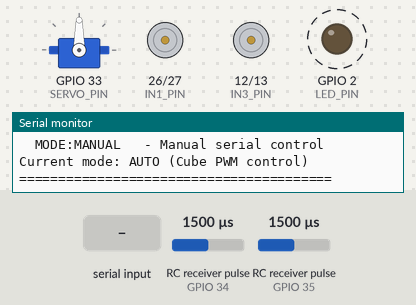
Simulated run of this program. Board: ESP32. On the bench: servo, motor-driver pin pairs drawn as motors (green arrow = first pin HIGH = forward, orange = second pin HIGH = backward, longer = more drive, scaled by the enable pin), output pins drawn as LEDs (lit = HIGH), the last lines printed to the serial monitor. Wiring (inferred from the names in the program): 2 × RC receiver channel: data GPIO 34 / data GPIO 35. Dashed ring = blinking. Inputs (shaded band) come from the test bench; at power-on: RC receiver pulse (sensors on GPIO 34, GPIO 35) 1500 µs.

Above: at 1.3 s.
1.4 s: RC receiver pulse (sensor on GPIO 34) set to 1020 µs
At 1.8 s:
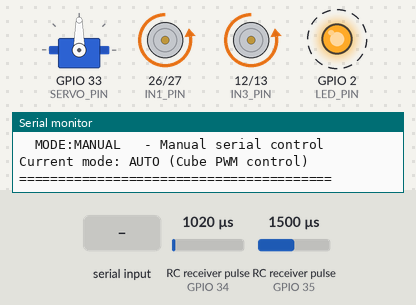
4.4 s: RC receiver pulse (sensor on GPIO 35) set to 1020 µs
At 4.9 s:
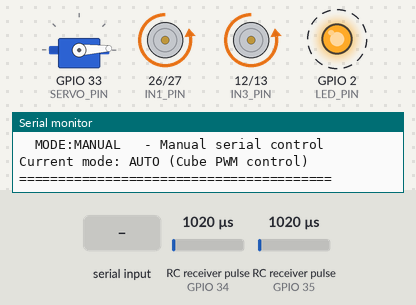
7.4 s: "STOP\n" received over Serial
10.4 s: "MODE:MANUAL\n" received over Serial
At 10.9 s:
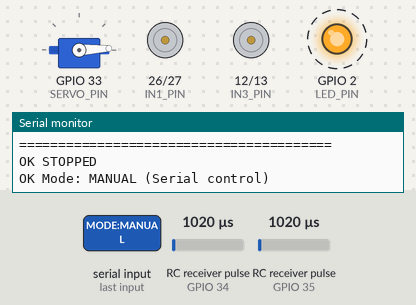
13.4 s: "M1:90\n" received over Serial
At 13.9 s:
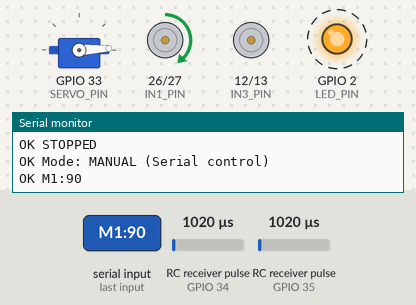
16.4 s: "CENTER\n" received over Serial
At 16.9 s:
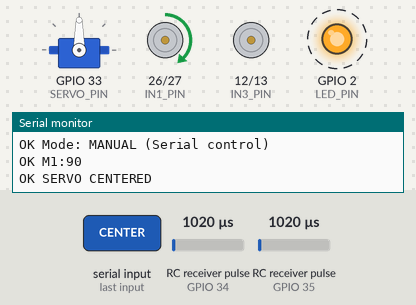
Timing chart, 0 to 20.4 s (numbered marks = the images above; inputs shaded):
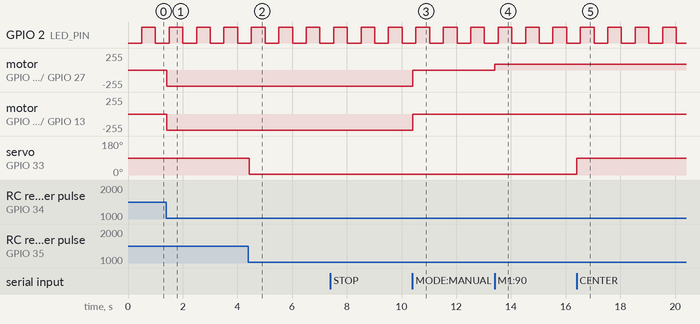

Measured:
- after the input at 1.4 s, motor on GPIO 26 (IN1_PIN) / GPIO 27 (IN2_PIN), motor on GPIO 12 (IN3_PIN) / GPIO 13 (IN4_PIN): stopped → backward 243/255 at once
- after the input at 4.4 s, servo on GPIO 33 (SERVO_PIN): 90° → 3° at once
- after the input at 10.4 s, motor on GPIO 26 (IN1_PIN) / GPIO 27 (IN2_PIN), motor on GPIO 12 (IN3_PIN) / GPIO 13 (IN4_PIN): backward 243/255 → stopped at once
- after the input at 13.4 s, motor on GPIO 26 (IN1_PIN) / GPIO 27 (IN2_PIN): stopped → forward 90/255 at once
- after the input at 16.4 s, servo on GPIO 33 (SERVO_PIN): 3° → 90° at once
- by itself, GPIO 2 (LED_PIN): alternates HIGH for 0.50 s and LOW for 0.50 s

The program:

main.cpp
```cpp
/*
 * WyzeCar Motor Control - ESP32 WROOM + L298N + Servo + Cube Orange Plus
 *
 * This firmware reads PWM throttle/steering signals from Cube Orange Plus and
 * controls the L298N motor driver and steering servo accordingly. It also
 * accepts serial commands for manual testing.
 *
 * Operation Modes:
 *   1. AUTO: Cube Orange Plus PWM input controls motors/servo (ArduRover)
 *   2. MANUAL: Serial commands control motors/servo (for testing)
 *
 * Serial Protocol:
 *   M1:<speed>    - Set Motor 1 speed (-255 to 255)
 *   M2:<speed>    - Set Motor 2 speed (-255 to 255)
 *   SERVO:<angle> - Set servo angle (0 to 180)
 *   STOP          - Stop both motors
 *   STATUS        - Get current motor/servo status
 *   MODE:AUTO     - Switch to autopilot mode
 *   MODE:MANUAL   - Switch to manual mode
 *
 * PWM Input (from Cube):
 *   Throttle: 1000us = Full Reverse, 1500us = Stop, 2000us = Full Forward
 *   Steering: 1000us = Full Left, 1500us = Center, 2000us = Full Right
 */

#include <Arduino.h>
#include <ESP32Servo.h>

// ============================================================================
// PIN DEFINITIONS - ESP32 WROOM
// ============================================================================

// L298N Motor Driver Pins
// Motor 1 (Left)
#define ENA_PIN  25   // PWM Enable for Motor 1
#define IN1_PIN  26   // Motor 1 Direction
#define IN2_PIN  27   // Motor 1 Direction

// Motor 2 (Right)
#define ENB_PIN  14   // PWM Enable for Motor 2
#define IN3_PIN  12   // Motor 2 Direction
#define IN4_PIN  13   // Motor 2 Direction

// Steering Servo Pin (Hitec HS-85MG)
#define SERVO_PIN  33  // GPIO33 for servo PWM

// Cube Orange Plus PWM Inputs
#define THROTTLE_PWM_PIN  34  // GPIO34 (input only) - Throttle channel
#define STEERING_PWM_PIN  35  // GPIO35 (input only) - Steering channel

// Status LED (built-in on most ESP32 boards)
#define LED_PIN  2

// ============================================================================
// LEDC PWM CONFIGURATION (for motors)
// ============================================================================

#define PWM_FREQ       5000   // 5 kHz PWM frequency
#define PWM_RESOLUTION 8      // 8-bit resolution (0-255)
#define PWM_CHANNEL_A  0      // LEDC channel for Motor 1
#define PWM_CHANNEL_B  1      // LEDC channel for Motor 2

// ============================================================================
// SERVO CONFIGURATION
// ============================================================================

#define SERVO_MIN_ANGLE  0    // Minimum servo angle (full left)
#define SERVO_MAX_ANGLE  180  // Maximum servo angle (full right)
#define SERVO_CENTER     90   // Center position

// Servo PWM pulse widths (microseconds)
#define SERVO_PWM_MIN    1300  // Minimum pulse width (full left)
#define SERVO_PWM_CENTER 1500  // Center pulse width (neutral)
#define SERVO_PWM_MAX    1700  // Maximum pulse width (full right)

// ============================================================================
// PWM INPUT CONFIGURATION
// ============================================================================

#define PWM_MIN_US     1000   // Minimum pulse width (full reverse/left)
#define PWM_MID_US     1500   // Neutral (stop/center)
#define PWM_MAX_US     2000   // Maximum pulse width (full forward/right)
#define PWM_DEADBAND   50     // Deadband around neutral (+/- microseconds)
#define PWM_TIMEOUT_MS 500    // Signal lost timeout

// ============================================================================
// GLOBAL VARIABLES
// ============================================================================

// Motor state
volatile int motor1Speed = 0;
volatile int motor2Speed = 0;

// Servo state
Servo steeringServo;
volatile int servoAngle = SERVO_CENTER;

// Throttle PWM input measurement (using interrupts)
volatile unsigned long throttlePwmRiseTime = 0;
volatile unsigned long throttlePwmPulseWidth = 0;
volatile unsigned long lastThrottlePwmUpdate = 0;
volatile bool newThrottlePwmData = false;

// Steering PWM input measurement (using interrupts)
volatile unsigned long steeringPwmRiseTime = 0;
volatile unsigned long steeringPwmPulseWidth = 0;
volatile unsigned long lastSteeringPwmUpdate = 0;
volatile bool newSteeringPwmData = false;

// Operating mode
enum OperatingMode { MODE_MANUAL, MODE_AUTO };
volatile OperatingMode currentMode = MODE_AUTO;

// ============================================================================
// FUNCTION PROTOTYPES
// ============================================================================

void setupMotorPins();
void setupServoPins();
void setupPwmInput();
void setMotor1(int speed);
void setMotor2(int speed);
void setBothMotors(int speed);
void setServo(int angle);
void stopMotors();
void stopAll();
void processCommand(String cmd);
void sendStatus();
void processThrottlePwm();
void processSteeringPwm();
int pwmToSpeed(unsigned long pulseWidth);
int pwmToServoAngle(unsigned long pulseWidth);
void IRAM_ATTR throttlePwmISR();
void IRAM_ATTR steeringPwmISR();

// ============================================================================
// SETUP
// ============================================================================

void setup() {
    // Initialize serial communication
    Serial.begin(115200);
    delay(100);

    // Configure LED
    pinMode(LED_PIN, OUTPUT);
    digitalWrite(LED_PIN, LOW);

    // Setup motor control
    setupMotorPins();

    // Setup servo control
    setupServoPins();

    // Setup PWM input from Cube
    setupPwmInput();

    // Start with motors stopped and servo centered
    stopAll();

    Serial.println();
    Serial.println("========================================");
    Serial.println("  WyzeCar ESP32 Motor Controller v2.0");
    Serial.println("  Cube Orange Plus + L298N + Servo");
    Serial.println("========================================");
    Serial.println();
    Serial.println("Commands:");
    Serial.println("  M1:<speed>    - Motor 1 (-255 to 255)");
    Serial.println("  M2:<speed>    - Motor 2 (-255 to 255)");
    Serial.println("  SERVO:<angle> - Servo (0 to 180)");
    Serial.println("  STOP          - Stop all motors");
    Serial.println("  STATUS        - Show current status");
    Serial.println("  MODE:AUTO     - Autopilot mode (Cube PWM)");
    Serial.println("  MODE:MANUAL   - Manual serial control");
    Serial.println();
    Serial.println("Current mode: AUTO (Cube PWM control)");
    Serial.println("========================================");
}

// ============================================================================
// MAIN LOOP
// ============================================================================

void loop() {
    // Process serial commands (always available)
    if (Serial.available()) {
        String command = Serial.readStringUntil('\n');
        command.trim();
        if (command.length() > 0) {
            processCommand(command);
        }
    }

    // Process Cube PWM input in AUTO mode
    if (currentMode == MODE_AUTO) {
        processThrottlePwm();
        processSteeringPwm();
    }

    // Blink LED to show activity
    static unsigned long lastBlink = 0;
    if (millis() - lastBlink > 500) {
        digitalWrite(LED_PIN, !digitalRead(LED_PIN));
        lastBlink = millis();
    }
}

// ============================================================================
// MOTOR CONTROL SETUP
// ============================================================================

void setupMotorPins() {
    // Configure direction pins as outputs
    pinMode(IN1_PIN, OUTPUT);
    pinMode(IN2_PIN, OUTPUT);
    pinMode(IN3_PIN, OUTPUT);
    pinMode(IN4_PIN, OUTPUT);

    // Configure LEDC PWM for motor speed control
    // Motor 1 PWM
    ledcSetup(PWM_CHANNEL_A, PWM_FREQ, PWM_RESOLUTION);
    ledcAttachPin(ENA_PIN, PWM_CHANNEL_A);

    // Motor 2 PWM
    ledcSetup(PWM_CHANNEL_B, PWM_FREQ, PWM_RESOLUTION);
    ledcAttachPin(ENB_PIN, PWM_CHANNEL_B);

    Serial.println("Motor pins configured (ENA=25, IN1=26, IN2=27, IN3=12, IN4=13, ENB=14)");
}

// ============================================================================
// SERVO CONTROL SETUP
// ============================================================================

void setupServoPins() {
    // Allow allocation of all timers for servo
    ESP32PWM::allocateTimer(2);
    ESP32PWM::allocateTimer(3);

    // Attach servo to pin with standard 50Hz frequency
    steeringServo.setPeriodHertz(50);  // Standard 50Hz servo
    steeringServo.attach(SERVO_PIN, SERVO_PWM_MIN, SERVO_PWM_MAX);  // 1300-1700us range

    // Center the servo
    steeringServo.write(SERVO_CENTER);
    servoAngle = SERVO_CENTER;

    Serial.println("Servo configured on GPIO33 (50Hz, 1300-1700us, center=1500us)");
}

// ============================================================================
// PWM INPUT SETUP (FROM CUBE ORANGE PLUS)
// ============================================================================

void setupPwmInput() {
    // Throttle input
    pinMode(THROTTLE_PWM_PIN, INPUT);
    attachInterrupt(digitalPinToInterrupt(THROTTLE_PWM_PIN), throttlePwmISR, CHANGE);

    // Steering input
    pinMode(STEERING_PWM_PIN, INPUT);
    attachInterrupt(digitalPinToInterrupt(STEERING_PWM_PIN), steeringPwmISR, CHANGE);

    Serial.println("PWM input configured: Throttle=GPIO34, Steering=GPIO35");
}

// Throttle PWM Input Interrupt Service Routine
void IRAM_ATTR throttlePwmISR() {
    unsigned long now = micros();

    if (digitalRead(THROTTLE_PWM_PIN) == HIGH) {
        // Rising edge - record start time
        throttlePwmRiseTime = now;
    } else {
        // Falling edge - calculate pulse width
        if (throttlePwmRiseTime > 0) {
            throttlePwmPulseWidth = now - throttlePwmRiseTime;
            lastThrottlePwmUpdate = millis();
            newThrottlePwmData = true;
        }
    }
}

// Steering PWM Input Interrupt Service Routine
void IRAM_ATTR steeringPwmISR() {
    unsigned long now = micros();

    if (digitalRead(STEERING_PWM_PIN) == HIGH) {
        // Rising edge - record start time
        steeringPwmRiseTime = now;
    } else {
        // Falling edge - calculate pulse width
        if (steeringPwmRiseTime > 0) {
            steeringPwmPulseWidth = now - steeringPwmRiseTime;
            lastSteeringPwmUpdate = millis();
            newSteeringPwmData = true;
        }
    }
}

// ============================================================================
// THROTTLE PWM PROCESSING
// ============================================================================

void processThrottlePwm() {
    // Check for signal timeout
    if (millis() - lastThrottlePwmUpdate > PWM_TIMEOUT_MS) {
        // No signal - stop motors for safety
        if (motor1Speed != 0 || motor2Speed != 0) {
            stopMotors();
            Serial.println("Throttle PWM signal lost - motors stopped");
        }
        return;
    }

    // Process new PWM data
    if (newThrottlePwmData) {
        newThrottlePwmData = false;

        // Get pulse width (disable interrupts briefly for atomic read)
        noInterrupts();
        unsigned long pulse = throttlePwmPulseWidth;
        interrupts();

        // Validate pulse width
        if (pulse >= 900 && pulse <= 2100) {
            int speed = pwmToSpeed(pulse);
            setBothMotors(speed);
        }
    }
}

// ============================================================================
// STEERING PWM PROCESSING
// ============================================================================

void processSteeringPwm() {
    // Check for signal timeout - keep last position if signal lost
    if (millis() - lastSteeringPwmUpdate > PWM_TIMEOUT_MS) {
        // No signal - center servo for safety (optional, could keep last position)
        // setServo(SERVO_CENTER);
        return;
    }

    // Process new PWM data
    if (newSteeringPwmData) {
        newSteeringPwmData = false;

        // Get pulse width (disable interrupts briefly for atomic read)
        noInterrupts();
        unsigned long pulse = steeringPwmPulseWidth;
        interrupts();

        // Validate pulse width
        if (pulse >= 900 && pulse <= 2100) {
            int angle = pwmToServoAngle(pulse);
            setServo(angle);
        }
    }
}

// Convert PWM pulse width to motor speed (-255 to 255)
int pwmToSpeed(unsigned long pulseWidth) {
    // Apply deadband around neutral
    if (pulseWidth > (PWM_MID_US - PWM_DEADBAND) &&
        pulseWidth < (PWM_MID_US + PWM_DEADBAND)) {
        return 0;
    }

    int speed;
    if (pulseWidth < PWM_MID_US) {
        // Reverse: map 1000-1450 to -255 to 0
        speed = map(pulseWidth, PWM_MIN_US, PWM_MID_US - PWM_DEADBAND, -255, 0);
    } else {
        // Forward: map 1550-2000 to 0 to 255
        speed = map(pulseWidth, PWM_MID_US + PWM_DEADBAND, PWM_MAX_US, 0, 255);
    }

    return constrain(speed, -255, 255);
}

// Convert PWM pulse width to servo angle (0 to 180)
int pwmToServoAngle(unsigned long pulseWidth) {
    // Map 1000-2000us to 0-180 degrees
    int angle = map(pulseWidth, PWM_MIN_US, PWM_MAX_US, SERVO_MIN_ANGLE, SERVO_MAX_ANGLE);
    return constrain(angle, SERVO_MIN_ANGLE, SERVO_MAX_ANGLE);
}

// ============================================================================
// MOTOR CONTROL FUNCTIONS
// ============================================================================

void setMotor1(int speed) {
    motor1Speed = constrain(speed, -255, 255);

    if (motor1Speed > 0) {
        // Forward
        digitalWrite(IN1_PIN, HIGH);
        digitalWrite(IN2_PIN, LOW);
        ledcWrite(PWM_CHANNEL_A, motor1Speed);
    }
    else if (motor1Speed < 0) {
        // Reverse
        digitalWrite(IN1_PIN, LOW);
        digitalWrite(IN2_PIN, HIGH);
        ledcWrite(PWM_CHANNEL_A, -motor1Speed);
    }
    else {
        // Stop
        digitalWrite(IN1_PIN, LOW);
        digitalWrite(IN2_PIN, LOW);
        ledcWrite(PWM_CHANNEL_A, 0);
    }
}

void setMotor2(int speed) {
    motor2Speed = constrain(speed, -255, 255);

    if (motor2Speed > 0) {
        // Forward
        digitalWrite(IN3_PIN, HIGH);
        digitalWrite(IN4_PIN, LOW);
        ledcWrite(PWM_CHANNEL_B, motor2Speed);
    }
    else if (motor2Speed < 0) {
        // Reverse
        digitalWrite(IN3_PIN, LOW);
        digitalWrite(IN4_PIN, HIGH);
        ledcWrite(PWM_CHANNEL_B, -motor2Speed);
    }
    else {
        // Stop
        digitalWrite(IN3_PIN, LOW);
        digitalWrite(IN4_PIN, LOW);
        ledcWrite(PWM_CHANNEL_B, 0);
    }
}

void setBothMotors(int speed) {
    setMotor1(speed);
    setMotor2(speed);
}

// ============================================================================
// SERVO CONTROL FUNCTION
// ============================================================================

void setServo(int angle) {
    servoAngle = constrain(angle, SERVO_MIN_ANGLE, SERVO_MAX_ANGLE);
    steeringServo.write(servoAngle);
}

// ============================================================================
// STOP FUNCTIONS
// ============================================================================

void stopMotors() {
    setMotor1(0);
    setMotor2(0);
}

void stopAll() {
    stopMotors();
    setServo(SERVO_CENTER);
}

// ============================================================================
// SERIAL COMMAND PROCESSING
// ============================================================================

void processCommand(String cmd) {
    cmd.toUpperCase();

    if (cmd.startsWith("M1:")) {
        if (currentMode != MODE_MANUAL) {
            Serial.println("WARN: Switch to MANUAL mode first (MODE:MANUAL)");
            return;
        }
        int speed = cmd.substring(3).toInt();
        speed = constrain(speed, -255, 255);
        setMotor1(speed);
        Serial.print("OK M1:");
        Serial.println(speed);
    }
    else if (cmd.startsWith("M2:")) {
        if (currentMode != MODE_MANUAL) {
            Serial.println("WARN: Switch to MANUAL mode first (MODE:MANUAL)");
            return;
        }
        int speed = cmd.substring(3).toInt();
        speed = constrain(speed, -255, 255);
        setMotor2(speed);
        Serial.print("OK M2:");
        Serial.println(speed);
    }
    else if (cmd.startsWith("SERVO:")) {
        if (currentMode != MODE_MANUAL) {
            Serial.println("WARN: Switch to MANUAL mode first (MODE:MANUAL)");
            return;
        }
        int angle = cmd.substring(6).toInt();
        angle = constrain(angle, 0, 180);
        setServo(angle);
        Serial.print("OK SERVO:");
        Serial.println(angle);
    }
    else if (cmd == "STOP") {
        stopMotors();
        Serial.println("OK STOPPED");
    }
    else if (cmd == "CENTER") {
        setServo(SERVO_CENTER);
        Serial.println("OK SERVO CENTERED");
    }
    else if (cmd == "STATUS") {
        sendStatus();
    }
    else if (cmd == "MODE:AUTO") {
        currentMode = MODE_AUTO;
        stopAll();
        Serial.println("OK Mode: AUTO (Cube PWM control)");
    }
    else if (cmd == "MODE:MANUAL") {
        currentMode = MODE_MANUAL;
        stopMotors();
        Serial.println("OK Mode: MANUAL (Serial control)");
    }
    else {
        Serial.print("ERR Unknown: ");
        Serial.println(cmd);
    }
}

void sendStatus() {
    Serial.println("--- STATUS ---");
    Serial.print("Mode: ");
    Serial.println(currentMode == MODE_AUTO ? "AUTO" : "MANUAL");
    Serial.print("Motor 1: ");
    Serial.println(motor1Speed);
    Serial.print("Motor 2: ");
    Serial.println(motor2Speed);
    Serial.print("Servo: ");
    Serial.print(servoAngle);
    Serial.println(" deg");

    noInterrupts();
    unsigned long throttlePulse = throttlePwmPulseWidth;
    unsigned long throttleLastUpdate = lastThrottlePwmUpdate;
    unsigned long steeringPulse = steeringPwmPulseWidth;
    unsigned long steeringLastUpdate = lastSteeringPwmUpdate;
    interrupts();

    Serial.print("Throttle PWM: ");
    Serial.print(throttlePulse);
    Serial.print(" us (");
    Serial.print((millis() - throttleLastUpdate) < PWM_TIMEOUT_MS ? "OK" : "LOST");
    Serial.println(")");

    Serial.print("Steering PWM: ");
    Serial.print(steeringPulse);
    Serial.print(" us (");
    Serial.print((millis() - steeringLastUpdate) < PWM_TIMEOUT_MS ? "OK" : "LOST");
    Serial.println(")");

    Serial.println("--------------");
}
```
